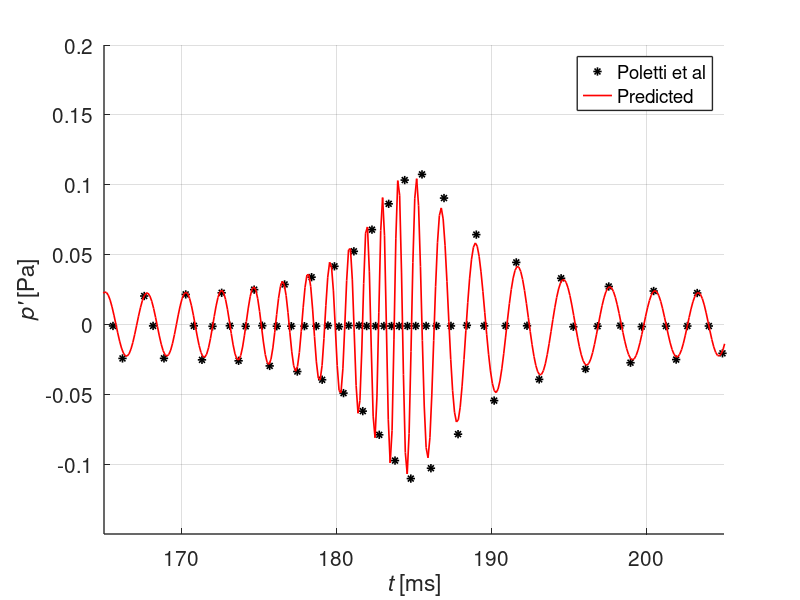

Source code (MATLAB): (Note: this script raises an error after producing the figure.)
clc
clear
close all
clc

format long

%
set(0,'DefaultLineLineWidth',1.2)
set(0,'DefaultaxesLineWidth',1)
set(0,'DefaultaxesFontSize',15)
%


NFFT=8192;

MaX=0.0; MaY=0.0;MaZ=0.0;
OmegaR = 2.0*pi*27.0;
TR = 2.0*pi/OmegaR;
fR = 1.0/TR;
OmegaM = 500*2.0*pi; 
fM = OmegaM/(2*pi);

Tint=27*TR;
ODT=Tint/NFFT;
OTime = ODT*(0:NFFT-1);



figure(1)
hold on
grid on
f=load('IFFT.txt'); %IFFT data from C code
f1=f(:,1)*NFFT;


thref=importdata('Subrotatingmonopoletimehistory000.dat');
plot(thref(:,1),thref(:,2),'k*');
plot(OTime*1000+8.17,2*f1','r-');
legend('Poletti et al','Predicted')

xlabel('{\itt} [ms]')
ylabel('{\itp''} [Pa]');

axis([165 205 -0.15 0.2])

%set(gca,'XTick',(165:5:205))
%set(gcf, 'PaperPositionMode','Auto')   % Use screen size

Filename1 = ['timehistory_',num2str(10*MaX),num2str(10*MaY),num2str(10*MaZ)];
print(Filename1,'-depsc'); 


%
%Comparision of pressure spectrum.
%
refSp=importdata('Subrotatingmonopolespectra000N.dat');
Pspec=importdata('FDPressureSpectrum.txt');
f=Pspec(:,1);
pF=Pspec(:,2);


k = 0;
FNum = NFFT;

for j = 1:FNum
        
    if mod(f(j)-round(fM),round(fR))==0 %?
    
        k = k+1;
        pFN(k) = pF(j);
        fN(k) = f(j);
        
    end
    
end

FNumN = length(refSp);


figure(2)
grid on
hold on
box on

plot(refSp(:,1),refSp(:,2),'k*')
stem(refSp(:,1),pFN(1:FNumN),'rs')


legend('Poletti et al','Predicted')

xlabel('{\itf} [Hz]')
ylabel('{\itp''} [Pa]');

axis([0 1500 -0.0001 0.02])

set(gcf, 'PaperPositionMode','Auto')   % Use screen size
Filename2 = ['spectrum_',num2str(10*MaX),num2str(10*MaY),num2str(10*MaZ)];
print(Filename2,'-depsc'); 

